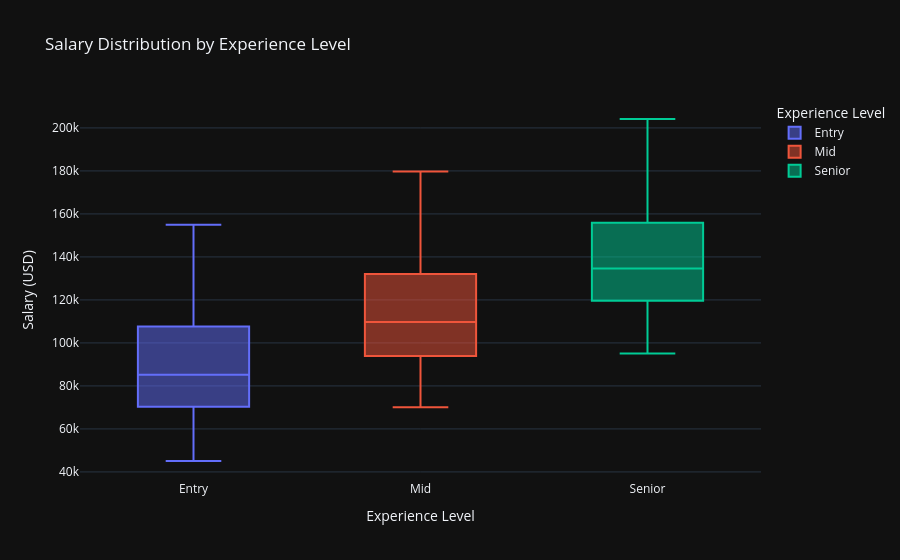

Notebook code cell kept with this figure:
### Code cell
### 2. Salary by Experience Level
fig = px.box(ai_df, x='experience_level', y='salary', color='experience_level',
             title='Salary Distribution by Experience Level',
             category_orders={'experience_level': ['Entry', 'Mid', 'Senior']},
             labels={'salary': 'Salary (USD)', 'experience_level': 'Experience Level'})
fig.show()

### Figure 1 — Plotly figure (JSON) as saved in the notebook; plotly's stock layout.template omitted (floating-point values rounded to 4 significant figures; data arrays with more than 128 entries replaced by an {"elided": "..."} marker saying what was removed)
{"data": [{"alignmentgroup": "True", "hovertemplate": "Experience Level=%{x}<br>Salary (USD)=%{y}<extra></extra>", "legendgroup": "Entry", "marker": {"color": "#636efa"}, "name": "Entry", "notched": false, "offsetgroup": "Entry", "orientation": "v", "showlegend": true, "x": {"elided": "5232 str values"}, "x0": " ", "xaxis": "x", "y": {"elided": "5232 int values"}, "y0": " ", "yaxis": "y", "type": "box"}, {"alignmentgroup": "True", "hovertemplate": "Experience Level=%{x}<br>Salary (USD)=%{y}<extra></extra>", "legendgroup": "Mid", "marker": {"color": "#EF553B"}, "name": "Mid", "notched": false, "offsetgroup": "Mid", "orientation": "v", "showlegend": true, "x": {"elided": "5025 str values"}, "x0": " ", "xaxis": "x", "y": {"elided": "5025 int values"}, "y0": " ", "yaxis": "y", "type": "box"}, {"alignmentgroup": "True", "hovertemplate": "Experience Level=%{x}<br>Salary (USD)=%{y}<extra></extra>", "legendgroup": "Senior", "marker": {"color": "#00cc96"}, "name": "Senior", "notched": false, "offsetgroup": "Senior", "orientation": "v", "showlegend": true, "x": {"elided": "5261 str values"}, "x0": " ", "xaxis": "x", "y": {"elided": "5261 int values"}, "y0": " ", "yaxis": "y", "type": "box"}], "layout": {"xaxis": {"anchor": "y", "domain": [0.0, 1.0], "title": {"text": "Experience Level"}, "categoryorder": "array", "categoryarray": ["Entry", "Mid", "Senior"]}, "yaxis": {"anchor": "x", "domain": [0.0, 1.0], "title": {"text": "Salary (USD)"}}, "legend": {"title": {"text": "Experience Level"}, "tracegroupgap": 0}, "title": {"text": "Salary Distribution by Experience Level"}, "boxmode": "overlay"}}
